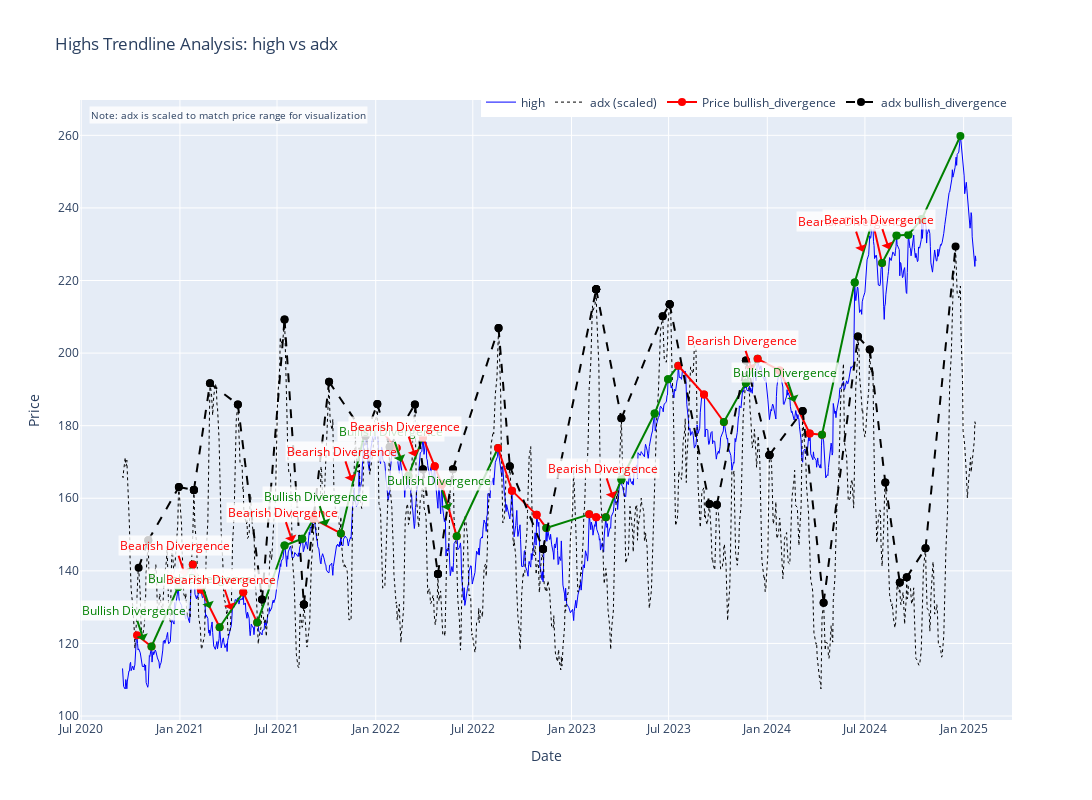
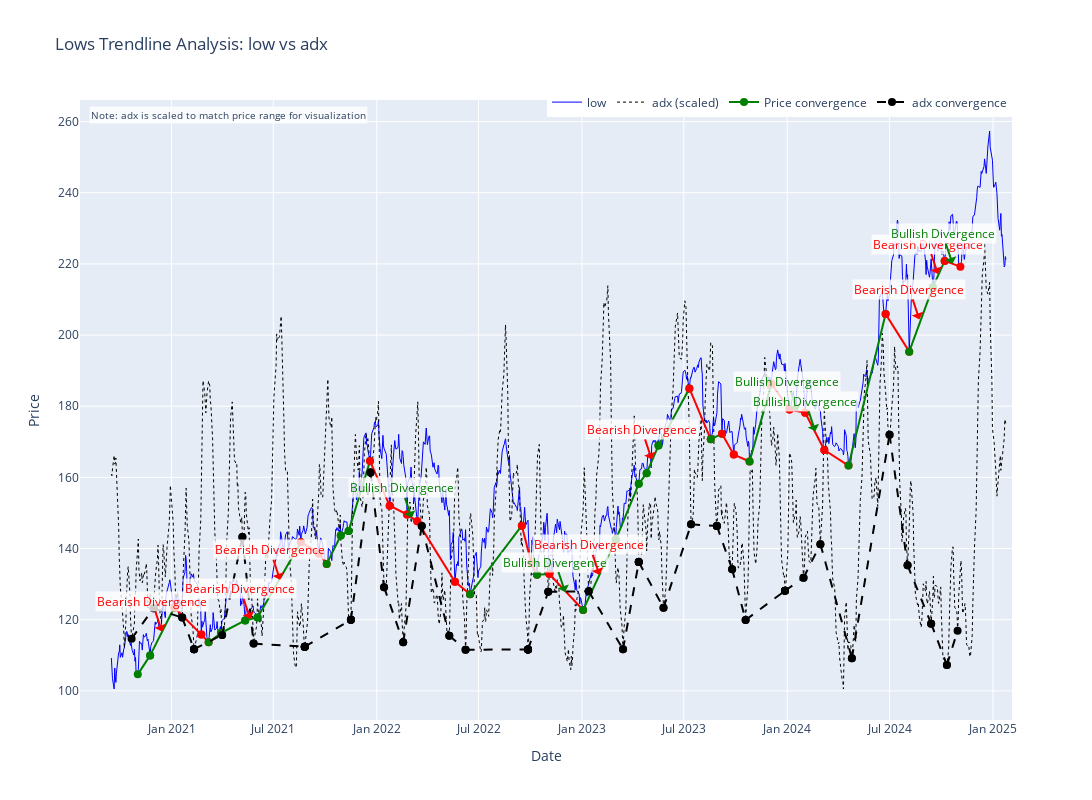

Notebook cell for these charts, in order:
### Markdown cell above
## Run Trendline Analysis for ADX and RSI

Let's analyze both high-to-high and low-to-low trendlines for ADX and RSI.

### Code cell
# Filter data to a reasonable time period for clearer visualization
# Last year of data from the dataset using iloc to avoid index issues
recent_df = df.iloc[-1095:].copy()  # Last 3 years of data

# Analyze ADX trendlines
adx_high_results = analyze_indicator_trendlines(
    recent_df, 'high', 'adx', extrema_window=7, time_gap=90, mode='high'
)

adx_low_results = analyze_indicator_trendlines(
    recent_df, 'low', 'adx', extrema_window=7, time_gap=90, mode='low'
)
